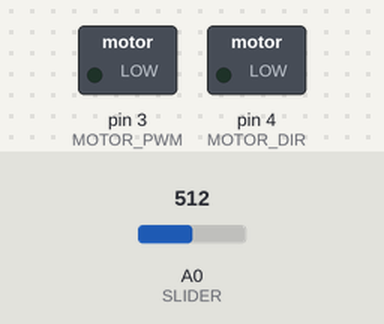
Recording of a sketch running on a simulated Arduino Uno, built with avr-gcc and run on an emulated ATmega328P. Parts: switched loads named in the sketch (green lamp = pin HIGH). The test bench sets the inputs (shaded band); at power-on: A0 (SLIDER) = 512.

Above: at 1.2 s.
1.3 s: A0 (SLIDER) set to 530
At 2.2 s:
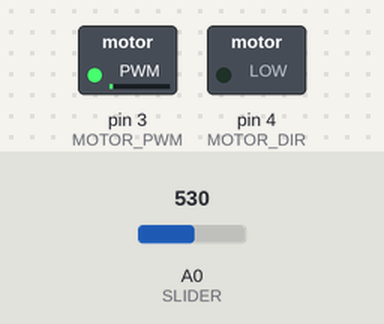
2.8 s: A0 (SLIDER) set to 490
At 3.4 s:
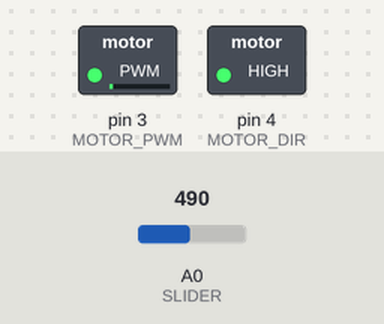
4.3 s: A0 (SLIDER) set to 306
At 5.5 s:
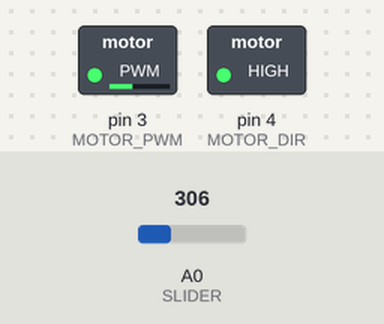
5.8 s: A0 (SLIDER) set to 122
At 6.9 s:
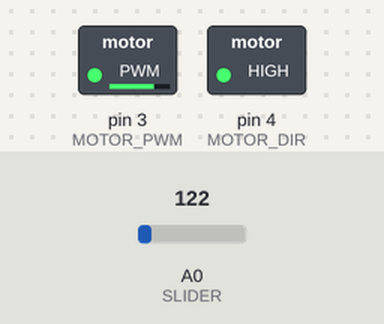
7.3 s: A0 (SLIDER) set to 0
At 8.0 s:
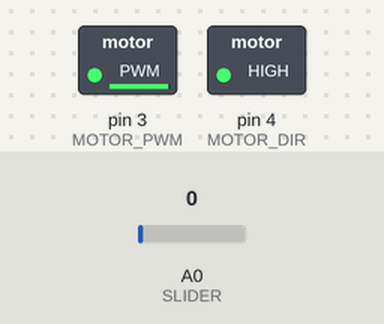
Timing chart, 0 to 9.8 s (numbered marks = the images above; inputs shaded):
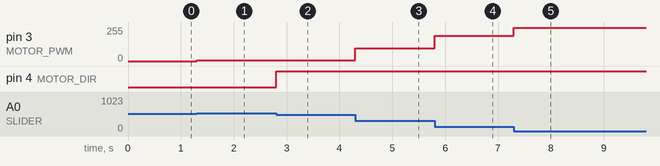

The sketch:

dcmotor_slider.ino
```cpp
#define SLIDER A0
#define MOTOR_DIR 04
#define MOTOR_PWM 03

float sliderValue = 0;
float motorSpeed = 0;
boolean directionForward = true;

void setup() {
  pinMode(SLIDER, INPUT);
  pinMode(MOTOR_DIR, OUTPUT);
  pinMode(MOTOR_PWM, OUTPUT);
}

void loop() {
  sliderValue = analogRead(SLIDER);

  // stop wertebereich
  // 500-520 bleibt motor stehen, sonst drehen
  if (sliderValue < 500 || sliderValue > 520) {

    // setze richtung
    // true --> vorwärts
    // false --> rückwärts
    directionForward = (sliderValue < 512);

    if (directionForward) {
      motorSpeed = (500 - sliderValue) / 2;
    } else {
      motorSpeed = (sliderValue - 520) / 2;
    }

    digitalWrite(MOTOR_DIR, directionForward);
    analogWrite(MOTOR_PWM, motorSpeed);

  }
}
```

Measured:
- after the input at 1.3 s, pin 3 (MOTOR_PWM): 0/255 → 5/255 at once
- after the input at 2.8 s, pin 4 (MOTOR_DIR): LOW → HIGH at once
- after the input at 4.3 s, pin 3 (MOTOR_PWM): 5/255 → 97/255 at once
- after the input at 5.8 s, pin 3 (MOTOR_PWM): 97/255 → 189/255 at once
- after the input at 7.3 s, pin 3 (MOTOR_PWM): 189/255 → 250/255 at once
